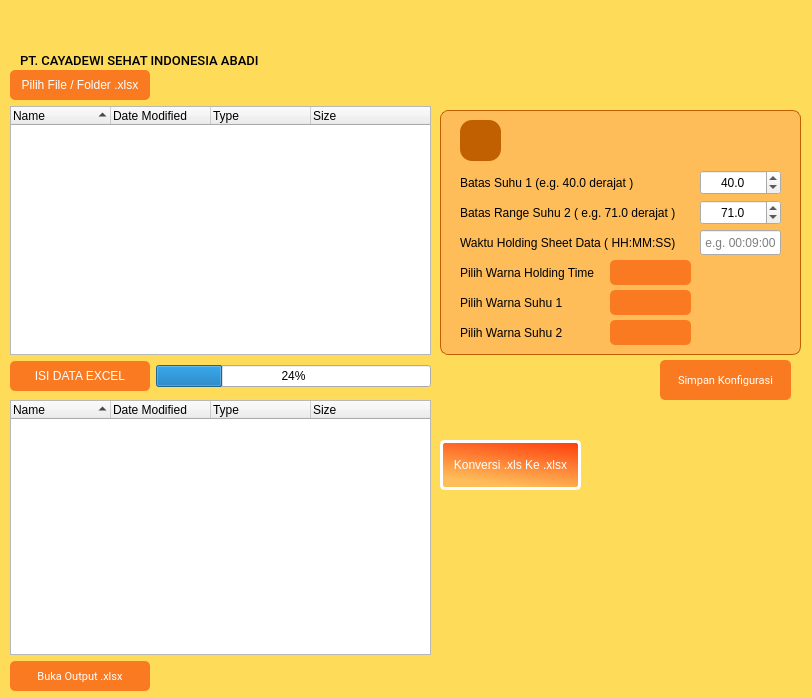
<?xml version="1.0" encoding="UTF-8"?>
<ui version="4.0">
 <class>MainWindow</class>
 <widget class="QMainWindow" name="MainWindow">
  <property name="geometry">
   <rect>
    <x>0</x>
    <y>0</y>
    <width>812</width>
    <height>698</height>
   </rect>
  </property>
  <property name="minimumSize">
   <size>
    <width>812</width>
    <height>698</height>
   </size>
  </property>
  <property name="maximumSize">
   <size>
    <width>812</width>
    <height>698</height>
   </size>
  </property>
  <property name="windowTitle">
   <string>Saving Your Quality Time</string>
  </property>
  <property name="windowIcon">
   <iconset resource="../resources.qrc">
    <normaloff>:/IMAGE/bg/logo.ico</normaloff>:/IMAGE/bg/logo.ico</iconset>
  </property>
  <property name="styleSheet">
   <string notr="true">QMainWindow {
    background-color: #fedb59;
	font: 8pt &quot;Roboto&quot;;
	color: #ffffff;
}
QPushButton {
    background-color: #FA7A21;
    color: #ffffff;
    border: none;
    padding: 5px 10px;    
	font: 8pt &quot;Roboto&quot;;
    border-radius: 5px;
}
QListWidget {
	border-radius: 10px;
	background-color: #febd59;
	border: 1px solid #c06000;
	}
QTextEdit#textEditDragDropFiles {
	background-color: rgb(254, 188, 90);
	border-radius: 5px;
	border: 1px solid #c06000;
}
QPushButton#pengaturan_btn {
	border : none;
	background-color: rgb(192, 96, 0);
	border-radius : 12px;
	}
QFrame#konfigurasi_frame { 
	border: 1px solid #c06000;
	border-radius: 8px;
	background-color: rgb(254, 189, 89);
	font: 500 8pt &quot;Roboto Medium&quot;;
}
</string>
  </property>
  <widget class="QWidget" name="centralwidget">
   <widget class="QLabel" name="label_PT">
    <property name="geometry">
     <rect>
      <x>20</x>
      <y>50</y>
      <width>241</width>
      <height>20</height>
     </rect>
    </property>
    <property name="font">
     <font>
      <family>Roboto Medium</family>
      <pointsize>10</pointsize>
      <bold>false</bold>
     </font>
    </property>
    <property name="text">
     <string>PT. CAYADEWI SEHAT INDONESIA ABADI</string>
    </property>
   </widget>
   <widget class="QPushButton" name="konversiXLStoXLSX_btn">
    <property name="geometry">
     <rect>
      <x>440</x>
      <y>440</y>
      <width>141</width>
      <height>50</height>
     </rect>
    </property>
    <property name="cursor">
     <cursorShape>PointingHandCursor</cursorShape>
    </property>
    <property name="toolTip">
     <string>&lt;html&gt;&lt;head/&gt;&lt;body&gt;&lt;p&gt;Gunakan tombol &amp;quot;Konversi .xls Ke .xlsx&amp;quot; untuk mengkonversikan file excel yang lama (format file .xls) menjadi file excel yang baru dengan (format file .xlsx)&lt;/p&gt;&lt;/body&gt;&lt;/html&gt;</string>
    </property>
    <property name="whatsThis">
     <string>&lt;html&gt;&lt;head/&gt;&lt;body&gt;&lt;p&gt;&lt;br/&gt;&lt;/p&gt;&lt;/body&gt;&lt;/html&gt;</string>
    </property>
    <property name="styleSheet">
     <string notr="true">QPushButton#konversiXLStoXLSX_btn {
	background-color: qlineargradient(spread:pad, x1:1, y1:0, x2:0.642, y2:0.994, stop:0 rgba(255, 59, 10, 255), stop:1 rgba(254, 189, 89, 255));
	border: 3px solid #ffffff;
}</string>
    </property>
    <property name="text">
     <string>Konversi .xls Ke .xlsx</string>
    </property>
   </widget>
   <widget class="QLabel" name="logoOT_img">
    <property name="geometry">
     <rect>
      <x>20</x>
      <y>-10</y>
      <width>71</width>
      <height>81</height>
     </rect>
    </property>
    <property name="pixmap">
     <pixmap resource="../resources.qrc">:/IMAGE/bg/10.png</pixmap>
    </property>
    <property name="scaledContents">
     <bool>true</bool>
    </property>
    <property name="alignment">
     <set>Qt::AlignCenter</set>
    </property>
   </widget>
   <widget class="QFrame" name="konfigurasi_frame">
    <property name="geometry">
     <rect>
      <x>440</x>
      <y>110</y>
      <width>361</width>
      <height>245</height>
     </rect>
    </property>
    <property name="toolTip">
     <string>&lt;html&gt;&lt;head/&gt;&lt;body&gt;&lt;p&gt;Pengaturan Konfigurasi&lt;/p&gt;&lt;/body&gt;&lt;/html&gt;</string>
    </property>
    <property name="whatsThis">
     <string>&lt;html&gt;&lt;head/&gt;&lt;body&gt;&lt;p&gt;&lt;br/&gt;&lt;/p&gt;&lt;/body&gt;&lt;/html&gt;</string>
    </property>
    <property name="styleSheet">
     <string notr="true"/>
    </property>
    <property name="frameShape">
     <enum>QFrame::StyledPanel</enum>
    </property>
    <property name="frameShadow">
     <enum>QFrame::Raised</enum>
    </property>
    <widget class="QLabel" name="fillWarnaSuhu2_label">
     <property name="geometry">
      <rect>
       <x>20</x>
       <y>210</y>
       <width>146</width>
       <height>25</height>
      </rect>
     </property>
     <property name="text">
      <string>Pilih Warna Suhu 2</string>
     </property>
    </widget>
    <widget class="QLabel" name="waktuHoldingLabel">
     <property name="geometry">
      <rect>
       <x>20</x>
       <y>120</y>
       <width>231</width>
       <height>25</height>
      </rect>
     </property>
     <property name="text">
      <string>Waktu Holding Sheet Data ( HH:MM:SS)</string>
     </property>
    </widget>
    <widget class="QLabel" name="fillWarnaHoldingTime_label">
     <property name="geometry">
      <rect>
       <x>20</x>
       <y>150</y>
       <width>146</width>
       <height>25</height>
      </rect>
     </property>
     <property name="text">
      <string>Pilih Warna Holding Time</string>
     </property>
    </widget>
    <widget class="QPushButton" name="pilihWarnaSuhu2_btn">
     <property name="geometry">
      <rect>
       <x>170</x>
       <y>210</y>
       <width>81</width>
       <height>25</height>
      </rect>
     </property>
     <property name="cursor">
      <cursorShape>PointingHandCursor</cursorShape>
     </property>
     <property name="toolTip">
      <string>&lt;html&gt;&lt;head/&gt;&lt;body&gt;&lt;p&gt;Klik area ini untuk memilih warna yang kamu inginkan !&lt;/p&gt;&lt;/body&gt;&lt;/html&gt;</string>
     </property>
     <property name="text">
      <string/>
     </property>
    </widget>
    <widget class="QPushButton" name="pilihWarnaHoldingTime_btn">
     <property name="geometry">
      <rect>
       <x>170</x>
       <y>150</y>
       <width>81</width>
       <height>25</height>
      </rect>
     </property>
     <property name="cursor">
      <cursorShape>PointingHandCursor</cursorShape>
     </property>
     <property name="toolTip">
      <string>&lt;html&gt;&lt;head/&gt;&lt;body&gt;&lt;p&gt;Klik area ini untuk memilih warna yang kamu inginkan !&lt;/p&gt;&lt;/body&gt;&lt;/html&gt;</string>
     </property>
     <property name="text">
      <string/>
     </property>
    </widget>
    <widget class="QLabel" name="batasRangeSuhu2EG710DerajatLabel">
     <property name="geometry">
      <rect>
       <x>20</x>
       <y>90</y>
       <width>231</width>
       <height>25</height>
      </rect>
     </property>
     <property name="text">
      <string>Batas Range Suhu 2 ( e.g. 71.0 derajat )</string>
     </property>
    </widget>
    <widget class="QPushButton" name="pilihWarnaSuhu1_btn">
     <property name="geometry">
      <rect>
       <x>170</x>
       <y>180</y>
       <width>81</width>
       <height>25</height>
      </rect>
     </property>
     <property name="cursor">
      <cursorShape>PointingHandCursor</cursorShape>
     </property>
     <property name="toolTip">
      <string>&lt;html&gt;&lt;head/&gt;&lt;body&gt;&lt;p&gt;Klik area ini untuk memilih warna yang kamu inginkan !&lt;/p&gt;&lt;/body&gt;&lt;/html&gt;</string>
     </property>
     <property name="text">
      <string/>
     </property>
    </widget>
    <widget class="QLabel" name="fillWarnaSuhu1_label">
     <property name="geometry">
      <rect>
       <x>20</x>
       <y>180</y>
       <width>146</width>
       <height>25</height>
      </rect>
     </property>
     <property name="text">
      <string>Pilih Warna Suhu 1</string>
     </property>
    </widget>
    <widget class="QDoubleSpinBox" name="batasRangeSuhu2_DoubleSpinBox">
     <property name="geometry">
      <rect>
       <x>260</x>
       <y>90</y>
       <width>81</width>
       <height>25</height>
      </rect>
     </property>
     <property name="alignment">
      <set>Qt::AlignCenter</set>
     </property>
     <property name="decimals">
      <number>1</number>
     </property>
     <property name="value">
      <double>71.000000000000000</double>
     </property>
    </widget>
    <widget class="QLabel" name="batasSuhu1Label">
     <property name="geometry">
      <rect>
       <x>20</x>
       <y>60</y>
       <width>231</width>
       <height>25</height>
      </rect>
     </property>
     <property name="text">
      <string>Batas Suhu 1 (e.g. 40.0 derajat )</string>
     </property>
    </widget>
    <widget class="QLineEdit" name="holdingTime_lineEdit">
     <property name="geometry">
      <rect>
       <x>260</x>
       <y>120</y>
       <width>81</width>
       <height>25</height>
      </rect>
     </property>
     <property name="toolTip">
      <string>&lt;html&gt;&lt;head/&gt;&lt;body&gt;&lt;p&gt;Kamu bisa mengatur waktu holding time dengan format time Jam : Menit : Detik.&lt;/p&gt;&lt;p&gt;Pastikan memasukkan waktu dengan format HH:MM:SS&lt;/p&gt;&lt;/body&gt;&lt;/html&gt;</string>
     </property>
     <property name="alignment">
      <set>Qt::AlignCenter</set>
     </property>
     <property name="placeholderText">
      <string>e.g. 00:09:00</string>
     </property>
    </widget>
    <widget class="QPushButton" name="pengaturan_btn">
     <property name="geometry">
      <rect>
       <x>20</x>
       <y>10</y>
       <width>41</width>
       <height>41</height>
      </rect>
     </property>
     <property name="cursor">
      <cursorShape>PointingHandCursor</cursorShape>
     </property>
     <property name="styleSheet">
      <string notr="true"/>
     </property>
     <property name="text">
      <string/>
     </property>
     <property name="icon">
      <iconset resource="../resources.qrc">
       <normaloff>:/IMAGE/bg/setting.png</normaloff>:/IMAGE/bg/setting.png</iconset>
     </property>
     <property name="iconSize">
      <size>
       <width>40</width>
       <height>40</height>
      </size>
     </property>
    </widget>
    <widget class="QDoubleSpinBox" name="batasSuhu1_DoubleSpinBox">
     <property name="geometry">
      <rect>
       <x>260</x>
       <y>60</y>
       <width>81</width>
       <height>25</height>
      </rect>
     </property>
     <property name="alignment">
      <set>Qt::AlignCenter</set>
     </property>
     <property name="decimals">
      <number>1</number>
     </property>
     <property name="value">
      <double>40.000000000000000</double>
     </property>
    </widget>
    <widget class="QLabel" name="yellow_original_img_5">
     <property name="geometry">
      <rect>
       <x>280</x>
       <y>160</y>
       <width>54</width>
       <height>71</height>
      </rect>
     </property>
     <property name="pixmap">
      <pixmap resource="../resources.qrc">:/IMAGE/bg/halal_logo.png</pixmap>
     </property>
     <property name="scaledContents">
      <bool>true</bool>
     </property>
     <property name="alignment">
      <set>Qt::AlignCenter</set>
     </property>
    </widget>
    <zorder>fillWarnaSuhu2_label</zorder>
    <zorder>waktuHoldingLabel</zorder>
    <zorder>fillWarnaHoldingTime_label</zorder>
    <zorder>batasRangeSuhu2EG710DerajatLabel</zorder>
    <zorder>fillWarnaSuhu1_label</zorder>
    <zorder>batasRangeSuhu2_DoubleSpinBox</zorder>
    <zorder>batasSuhu1Label</zorder>
    <zorder>holdingTime_lineEdit</zorder>
    <zorder>pengaturan_btn</zorder>
    <zorder>batasSuhu1_DoubleSpinBox</zorder>
    <zorder>yellow_original_img_5</zorder>
    <zorder>pilihWarnaSuhu1_btn</zorder>
    <zorder>pilihWarnaHoldingTime_btn</zorder>
    <zorder>pilihWarnaSuhu2_btn</zorder>
   </widget>
   <widget class="QLabel" name="original_img">
    <property name="geometry">
     <rect>
      <x>520</x>
      <y>370</y>
      <width>241</width>
      <height>341</height>
     </rect>
    </property>
    <property name="toolTip">
     <string>&lt;html&gt;&lt;head/&gt;&lt;body&gt;&lt;p&gt;Gunakan tombol &amp;quot;Simpan Konfigurasi&amp;quot; untuk menyimpan konfigurasi aplikasi !&lt;/p&gt;&lt;/body&gt;&lt;/html&gt;</string>
    </property>
    <property name="pixmap">
     <pixmap resource="../resources.qrc">:/IMAGE/bg/kiranti_original_yellow.png</pixmap>
    </property>
    <property name="scaledContents">
     <bool>true</bool>
    </property>
    <property name="alignment">
     <set>Qt::AlignCenter</set>
    </property>
   </widget>
   <widget class="QLabel" name="original_img_7">
    <property name="geometry">
     <rect>
      <x>490</x>
      <y>480</y>
      <width>111</width>
      <height>171</height>
     </rect>
    </property>
    <property name="pixmap">
     <pixmap resource="../resources.qrc">:/IMAGE/bg/4.png</pixmap>
    </property>
    <property name="scaledContents">
     <bool>true</bool>
    </property>
    <property name="alignment">
     <set>Qt::AlignCenter</set>
    </property>
   </widget>
   <widget class="QLabel" name="original_img_4">
    <property name="geometry">
     <rect>
      <x>680</x>
      <y>30</y>
      <width>131</width>
      <height>111</height>
     </rect>
    </property>
    <property name="pixmap">
     <pixmap resource="../resources.qrc">:/IMAGE/bg/2.png</pixmap>
    </property>
    <property name="scaledContents">
     <bool>true</bool>
    </property>
    <property name="alignment">
     <set>Qt::AlignCenter</set>
    </property>
   </widget>
   <widget class="QLabel" name="original_img_8">
    <property name="geometry">
     <rect>
      <x>440</x>
      <y>-20</y>
      <width>171</width>
      <height>201</height>
     </rect>
    </property>
    <property name="pixmap">
     <pixmap resource="../resources.qrc">:/IMAGE/bg/kiranti_logo.png</pixmap>
    </property>
    <property name="scaledContents">
     <bool>true</bool>
    </property>
    <property name="alignment">
     <set>Qt::AlignCenter</set>
    </property>
   </widget>
   <widget class="QPushButton" name="simpanPengaturan_btn">
    <property name="geometry">
     <rect>
      <x>660</x>
      <y>360</y>
      <width>131</width>
      <height>40</height>
     </rect>
    </property>
    <property name="font">
     <font>
      <family>Roboto</family>
      <pointsize>8</pointsize>
      <italic>false</italic>
      <bold>false</bold>
     </font>
    </property>
    <property name="cursor">
     <cursorShape>PointingHandCursor</cursorShape>
    </property>
    <property name="toolTip">
     <string>&lt;html&gt;&lt;head/&gt;&lt;body&gt;&lt;p&gt;Gunakan tombol &amp;quot;Simpan Konfigurasi&amp;quot; untuk menyimpan konfigurasi yang sudah kamu sesuaikan !&lt;/p&gt;&lt;/body&gt;&lt;/html&gt;</string>
    </property>
    <property name="whatsThis">
     <string>&lt;html&gt;&lt;head/&gt;&lt;body&gt;&lt;p&gt;&lt;br/&gt;&lt;/p&gt;&lt;/body&gt;&lt;/html&gt;</string>
    </property>
    <property name="text">
     <string>Simpan Konfigurasi</string>
    </property>
   </widget>
   <widget class="QWidget" name="verticalLayoutWidget">
    <property name="geometry">
     <rect>
      <x>10</x>
      <y>70</y>
      <width>421</width>
      <height>321</height>
     </rect>
    </property>
    <layout class="QVBoxLayout" name="inputOutput_Layout">
     <item>
      <widget class="QPushButton" name="browseFile_btn">
       <property name="minimumSize">
        <size>
         <width>140</width>
         <height>30</height>
        </size>
       </property>
       <property name="maximumSize">
        <size>
         <width>140</width>
         <height>30</height>
        </size>
       </property>
       <property name="cursor">
        <cursorShape>PointingHandCursor</cursorShape>
       </property>
       <property name="toolTip">
        <string>&lt;html&gt;&lt;head/&gt;&lt;body&gt;&lt;p&gt;Gunakan tombol &amp;quot;Pilih File / Folder .xlsx&amp;quot; untuk memilih file Excel dengan format file .xlsx !&lt;/p&gt;&lt;/body&gt;&lt;/html&gt;</string>
       </property>
       <property name="whatsThis">
        <string>&lt;html&gt;&lt;head/&gt;&lt;body&gt;&lt;p&gt;&lt;br/&gt;&lt;/p&gt;&lt;/body&gt;&lt;/html&gt;</string>
       </property>
       <property name="text">
        <string>Pilih File / Folder .xlsx</string>
       </property>
      </widget>
     </item>
     <item>
      <widget class="QTreeWidget" name="daftarInputFiles_treeWidget">
       <property name="contextMenuPolicy">
        <enum>Qt::DefaultContextMenu</enum>
       </property>
       <property name="acceptDrops">
        <bool>true</bool>
       </property>
       <property name="toolTip">
        <string>&lt;html&gt;&lt;head/&gt;&lt;body&gt;&lt;p&gt;Kamu bisa lakukan drag &amp;amp; drop file Excel .xlsx di sini ...&lt;/p&gt;&lt;p&gt;Klik kanan pada Mouse untuk menampilkan opsi pilihan pada item file !&lt;/p&gt;&lt;/body&gt;&lt;/html&gt;</string>
       </property>
       <property name="whatsThis">
        <string>&lt;html&gt;&lt;head/&gt;&lt;body&gt;&lt;p&gt;Daftar File Excel .xlsx yang akan kamu proses ada dsini semua...&lt;/p&gt;&lt;/body&gt;&lt;/html&gt;</string>
       </property>
       <property name="sizeAdjustPolicy">
        <enum>QAbstractScrollArea::AdjustToContents</enum>
       </property>
       <property name="editTriggers">
        <set>QAbstractItemView::NoEditTriggers</set>
       </property>
       <property name="dragEnabled">
        <bool>true</bool>
       </property>
       <property name="dragDropOverwriteMode">
        <bool>true</bool>
       </property>
       <property name="dragDropMode">
        <enum>QAbstractItemView::DragDrop</enum>
       </property>
       <property name="sortingEnabled">
        <bool>true</bool>
       </property>
       <column>
        <property name="text">
         <string>Name</string>
        </property>
       </column>
       <column>
        <property name="text">
         <string>Date Modified</string>
        </property>
       </column>
       <column>
        <property name="text">
         <string>Type</string>
        </property>
       </column>
       <column>
        <property name="text">
         <string>Size</string>
        </property>
       </column>
      </widget>
     </item>
     <item>
      <layout class="QHBoxLayout" name="isiDataProgress_Layout">
       <item>
        <widget class="QPushButton" name="isidansalinData_btn">
         <property name="minimumSize">
          <size>
           <width>140</width>
           <height>30</height>
          </size>
         </property>
         <property name="maximumSize">
          <size>
           <width>140</width>
           <height>30</height>
          </size>
         </property>
         <property name="cursor">
          <cursorShape>PointingHandCursor</cursorShape>
         </property>
         <property name="toolTip">
          <string>&lt;html&gt;&lt;head/&gt;&lt;body&gt;&lt;p&gt;Tekan tombol &amp;quot;ISI DATA EXCEL&amp;quot; untuk memulai proses isi dan salin data file excel !&lt;/p&gt;&lt;/body&gt;&lt;/html&gt;</string>
         </property>
         <property name="whatsThis">
          <string>&lt;html&gt;&lt;head/&gt;&lt;body&gt;&lt;p&gt;&lt;br/&gt;&lt;/p&gt;&lt;/body&gt;&lt;/html&gt;</string>
         </property>
         <property name="text">
          <string>ISI DATA EXCEL</string>
         </property>
        </widget>
       </item>
       <item>
        <widget class="QProgressBar" name="progressBar">
         <property name="value">
          <number>24</number>
         </property>
        </widget>
       </item>
      </layout>
     </item>
    </layout>
   </widget>
   <widget class="QLabel" name="original_img_6">
    <property name="geometry">
     <rect>
      <x>580</x>
      <y>410</y>
      <width>241</width>
      <height>341</height>
     </rect>
    </property>
    <property name="pixmap">
     <pixmap resource="../resources.qrc">:/IMAGE/bg/5.png</pixmap>
    </property>
    <property name="scaledContents">
     <bool>true</bool>
    </property>
    <property name="alignment">
     <set>Qt::AlignCenter</set>
    </property>
   </widget>
   <widget class="QWidget" name="verticalLayoutWidget_2">
    <property name="geometry">
     <rect>
      <x>10</x>
      <y>400</y>
      <width>421</width>
      <height>291</height>
     </rect>
    </property>
    <layout class="QVBoxLayout" name="verticalLayout">
     <property name="spacing">
      <number>6</number>
     </property>
     <item>
      <widget class="QTreeWidget" name="daftarOutputFiles_treeWidget">
       <property name="toolTip">
        <string>&lt;html&gt;&lt;head/&gt;&lt;body&gt;&lt;p&gt;Klik kanan pada Mouse untuk menampilkan opsi pilihan pada item file !&lt;/p&gt;&lt;/body&gt;&lt;/html&gt;</string>
       </property>
       <property name="whatsThis">
        <string>&lt;html&gt;&lt;head/&gt;&lt;body&gt;&lt;p&gt;Daftar File Excel .xlsx yang sudah kamu proses ada dsini semua...&lt;/p&gt;&lt;/body&gt;&lt;/html&gt;</string>
       </property>
       <property name="sizeAdjustPolicy">
        <enum>QAbstractScrollArea::AdjustToContents</enum>
       </property>
       <property name="editTriggers">
        <set>QAbstractItemView::NoEditTriggers</set>
       </property>
       <property name="dragEnabled">
        <bool>true</bool>
       </property>
       <property name="dragDropOverwriteMode">
        <bool>true</bool>
       </property>
       <property name="dragDropMode">
        <enum>QAbstractItemView::DragDrop</enum>
       </property>
       <property name="sortingEnabled">
        <bool>true</bool>
       </property>
       <column>
        <property name="text">
         <string>Name</string>
        </property>
       </column>
       <column>
        <property name="text">
         <string>Date Modified</string>
        </property>
       </column>
       <column>
        <property name="text">
         <string>Type</string>
        </property>
       </column>
       <column>
        <property name="text">
         <string>Size</string>
        </property>
       </column>
      </widget>
     </item>
     <item>
      <widget class="QPushButton" name="openFileFolder_btn">
       <property name="minimumSize">
        <size>
         <width>140</width>
         <height>30</height>
        </size>
       </property>
       <property name="maximumSize">
        <size>
         <width>140</width>
         <height>30</height>
        </size>
       </property>
       <property name="font">
        <font>
         <family>Roboto</family>
         <pointsize>8</pointsize>
         <italic>false</italic>
         <bold>false</bold>
        </font>
       </property>
       <property name="cursor">
        <cursorShape>PointingHandCursor</cursorShape>
       </property>
       <property name="toolTip">
        <string>&lt;html&gt;&lt;head/&gt;&lt;body&gt;&lt;p&gt;Gunakan tombol &amp;quot;Buka Folder Output .xlsx&amp;quot; untuk membuka folder output file Excel yang sudah di proses isi datanya !&lt;/p&gt;&lt;/body&gt;&lt;/html&gt;</string>
       </property>
       <property name="whatsThis">
        <string>&lt;html&gt;&lt;head/&gt;&lt;body&gt;&lt;p&gt;&lt;br/&gt;&lt;/p&gt;&lt;/body&gt;&lt;/html&gt;</string>
       </property>
       <property name="text">
        <string>Buka Output .xlsx</string>
       </property>
      </widget>
     </item>
    </layout>
   </widget>
   <zorder>konfigurasi_frame</zorder>
   <zorder>original_img_8</zorder>
   <zorder>logoOT_img</zorder>
   <zorder>label_PT</zorder>
   <zorder>original_img_4</zorder>
   <zorder>verticalLayoutWidget</zorder>
   <zorder>original_img_7</zorder>
   <zorder>original_img_6</zorder>
   <zorder>original_img</zorder>
   <zorder>verticalLayoutWidget_2</zorder>
   <zorder>simpanPengaturan_btn</zorder>
   <zorder>konversiXLStoXLSX_btn</zorder>
  </widget>
  <action name="actionBatch_Convert_XLS_to_XLSX">
   <property name="text">
    <string>Batch Convert XLS to XLSX</string>
   </property>
  </action>
  <action name="actionValidation_XLS_XLSX">
   <property name="text">
    <string>Validation XLS - XLSX</string>
   </property>
  </action>
 </widget>
 <resources>
  <include location="../resources.qrc"/>
 </resources>
 <connections/>
</ui>
